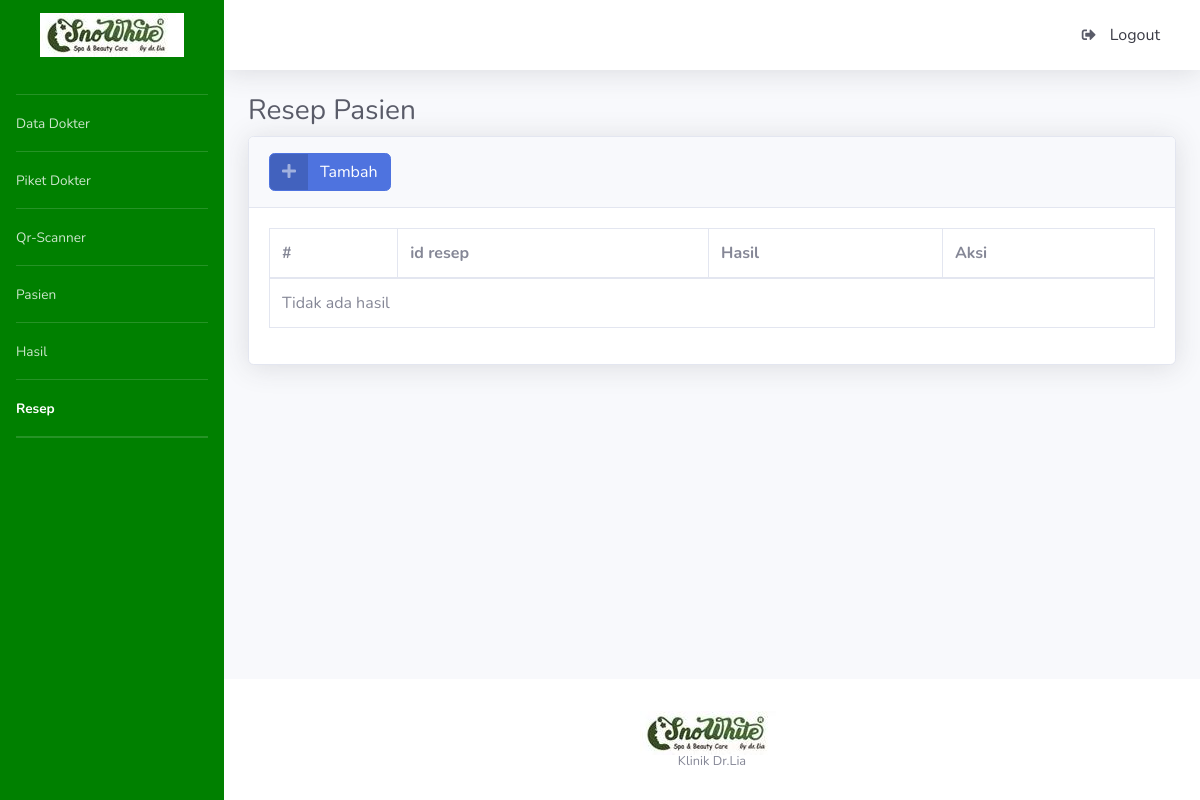
/index.php/resep, run on an earlier commit of the app's database.
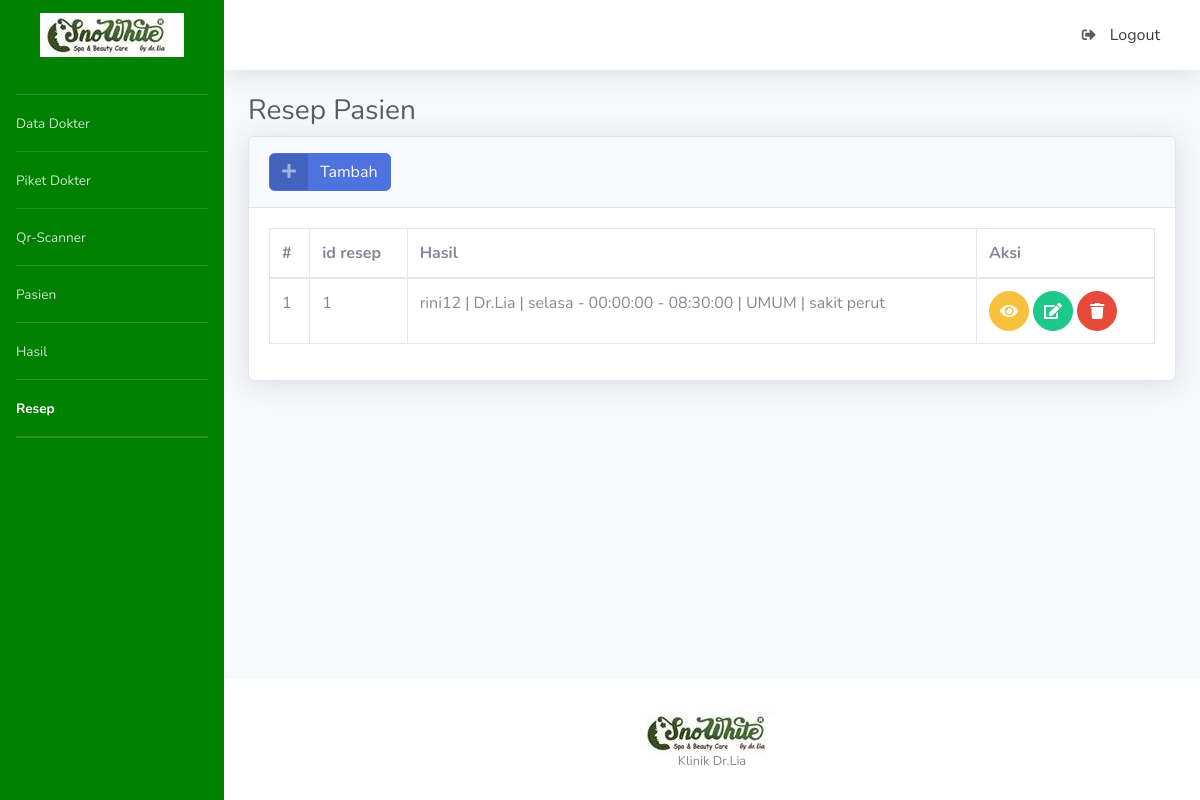
And on a later commit of the database.
### tables this page shows
CREATE TABLE `tb_resep` (
  `id_resep` bigint(20) NOT NULL,
  `id_hasil` bigint(20) NOT NULL
);

CREATE TABLE `tb_pasien` (
  `id_pasien` bigint(20) NOT NULL,
  `nama_pasien` varchar(50) NOT NULL,
  `jenis_kelamin` enum('L','P') NOT NULL,
  `email_pasien` varchar(100) NOT NULL,
  `kontak_pasien` varchar(15) NOT NULL,
  `alamat_pasien` text NOT NULL,
  `tanggal_lahir` date NOT NULL,
  `golongan_darah` enum('A','B','O','AB') NOT NULL,
  `password_pasien` varchar(32) NOT NULL,
  `kode_verivikasi` varchar(6) NOT NULL,
  `qr_code` varchar(255) NOT NULL
);

CREATE TABLE `tb_dokter` (
  `id_dokter` bigint(20) NOT NULL,
  `nama_dokter` varchar(30) NOT NULL,
  `email_dokter` varchar(100) NOT NULL,
  `password_dokter` varchar(32) NOT NULL,
  `current_password` varchar(32) NOT NULL
);

CREATE TABLE `tb_piket` (
  `id_piket` bigint(20) NOT NULL,
  `id_dokter` bigint(20) NOT NULL,
  `hari` enum('senin','selasa','rabo','kamis','jumat') NOT NULL,
  `jam_mulai` time NOT NULL,
  `jam_selesai` time NOT NULL
);

CREATE TABLE `tb_layanan` (
  `id_layanan` bigint(20) NOT NULL,
  `nama_layanan` enum('UMUM','KECANTIKAN') NOT NULL
);

CREATE TABLE `tb_hasil` (
  `id_hasil` bigint(20) NOT NULL,
  `id_jadwal` bigint(20) NOT NULL,
  `keterangan_hasil` text NOT NULL
);

### application/controllers/Resep.php (called while the page is built, shortened)
<?php
class Resep extends CI_Controller {
	public function index()
	{
		$this->db->join('tb_hasil', 'tb_hasil.id_hasil = tb_resep.id_hasil');
		$this->db->join('tb_jadwal', 'tb_jadwal.id_jadwal = tb_hasil.id_jadwal');
		$this->db->join('tb_pasien', 'tb_pasien.id_pasien=tb_jadwal.id_pasien');
		$this->db->join('tb_piket', 'tb_piket.id_piket=tb_jadwal.id_piket');
		$this->db->join('tb_layanan', 'tb_layanan.id_layanan=tb_jadwal.id_layanan');
		$this->db->join('tb_dokter', 'tb_piket.id_dokter=tb_dokter.id_dokter');
		$parser['p_semuaresep'] = $this->db->get('tb_resep')->result();
		$this->load->view('resep/v_daftar',
			$parser);
	}
}
?>

### index.php (called while the page is built, shortened)
<?php
require_once BASEPATH.'core/CodeIgniter.php';

### application/views/resep/v_daftar.php (the view, shortened to what this page needs)
<!DOCTYPE html>
<html lang="en">
<head>
  <link href="<?php echo base_url(); ?>tema/admin/vendor/fontawesome-free/css/all.min.css" rel="stylesheet" type="text/css">
   <link href="<?php echo base_url(); ?>tema/admin/css/sb-admin-2.min.css" rel="stylesheet">
  <link href="vendor/datatables/dataTables.bootstrap4.min.css" rel="stylesheet">
</head>
<body id="page-top">
  <div id="wrapper">
    <div id="content-wrapper" class="d-flex flex-column">
      <div id="content">
        <div class="container-fluid">
          <h1 class="h3 mb-2 text-gray-800">Resep Pasien</h1>
          <div class="card shadow mb-4">
            <div class="card-header py-3">
              <h6 class="m-0 font-weight-bold text-primary">
                <a href="<?php echo site_url('resep/tambah'); ?>" class="btn btn-primary btn-icon-split">
                    <span class="icon text-white-50">
                      <i class="fas fa-plus"></i>
                    </span>
                    <span class="text">Tambah</span>
                  </a>
              </h6>
            </div>
            <div class="card-body">
              <div class="table-responsive">
                <table class="table table-bordered" id="dataTable" width="100%" cellspacing="0">
                  <thead>
                    <tr>
                    <th>#</th>
                     <th>id resep</th>
                     <th>Hasil</th>
                     <th>Aksi</th>
                    </tr>
                  </thead>
                  <tbody>
                   <?php if(count($p_semuaresep) > 0) { ?>
      <?php $no = 1; ?>
      <?php foreach ($p_semuaresep as $data) { ?>
      <tr>
        <td><?php echo $no++; ?></td>
        <td><?php echo $data->id_resep; ?></td>
        <td><?php echo $data->nama_pasien." | ".$data->nama_dokter." | ".$data->hari." - ".$data->jam_mulai." - ".$data->jam_selesai." | ".$data->nama_layanan." | ".$data->keterangan_hasil; ?></td>
        <td>
          <a href="<?php echo site_url('resep/lihatobat/' . $data->id_resep); ?>" class="btn btn-warning btn-circle">
                    <i class="fas fa-eye"></i>
                  </a>
          <a href="<?php echo site_url('resep/edit/' . $data->id_resep); ?>" class="btn btn-success btn-circle">
                    <i class="fas fa-edit"></i>
                  </a>
           <a href="<?php echo site_url('resep/proses_hapus/' . $data->id_resep); ?>" class="btn btn-danger btn-circle">
                    <i class="fas fa-trash"></i>
                  </a>
        </td>
      </tr>
      <?php } ?>
      <?php } else { ?>
      <tr>
        <td colspan="7">Tidak ada hasil</td>
      </tr>
      <?php } ?>
                  </tbody>
                </table>
              </div>
            </div>
          </div>
        </div>
      </div>

What changed in the data, as far as the page shows it:
added tb_resep: id_resep "1", tb_pasien.nama_pasien "rini12", tb_dokter.nama_dokter "Dr.Lia", tb_piket.hari "selasa", tb_piket.jam_mulai "00:00:00", tb_piket.jam_selesai "08:30:00", tb_layanan.nama_layanan "UMUM", id_hasil.keterangan_hasil "sakit perut"
Also different on the page:
text no longer shown: "Tidak ada hasil"
